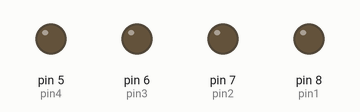
Bench run of a sketch on a simulated Arduino Uno, built with avr-gcc and run on an emulated ATmega328P. Parts: output pins drawn as LEDs (lit = HIGH).

Above: at 0.05 s.
At 0.45 s:
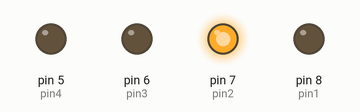
At 0.85 s:
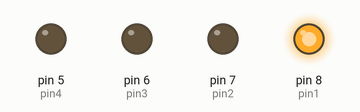
At 1.75 s:
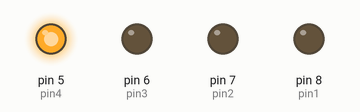
At 2.65 s:
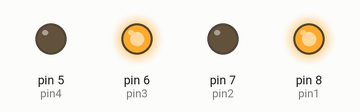
At 3.55 s:
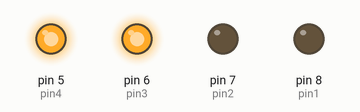
Timing chart, 0 to 3.9 s (numbered marks = the images above):
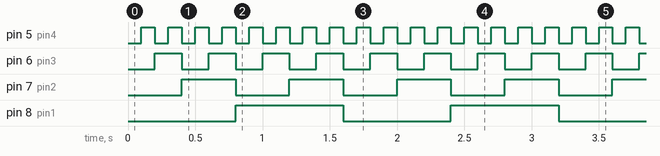

The sketch:

sketch_binary_counter.ino
```cpp
int pin1=8;
int pin2=7;
int pin3=6;
int pin4=5;
int delayT=100;


void setup() {
  // put your setup code here, to run once:
pinMode(pin1, OUTPUT);
pinMode(pin2, OUTPUT);
pinMode(pin3, OUTPUT);
pinMode(pin4, OUTPUT);


}

void loop() {
  // put your main code here, to run repeatedly:
digitalWrite(pin1, LOW);
digitalWrite(pin2, LOW);
digitalWrite(pin3, LOW);
digitalWrite(pin4, LOW);
delay(delayT);

digitalWrite(pin1, LOW);
digitalWrite(pin2, LOW);
digitalWrite(pin3, LOW);
digitalWrite(pin4, HIGH);
delay(delayT);

digitalWrite(pin1, LOW);
digitalWrite(pin2, LOW);
digitalWrite(pin3, HIGH);
digitalWrite(pin4, LOW);
delay(delayT);

digitalWrite(pin1, LOW);
digitalWrite(pin2, LOW);
digitalWrite(pin3, HIGH);
digitalWrite(pin4, HIGH);
delay(delayT);

digitalWrite(pin1, LOW);
digitalWrite(pin2, HIGH);
digitalWrite(pin3, LOW);
digitalWrite(pin4, LOW);
delay(delayT);

digitalWrite(pin1, LOW);
digitalWrite(pin2, HIGH);
digitalWrite(pin3, LOW);
digitalWrite(pin4, HIGH);
delay(delayT);

digitalWrite(pin1, LOW);
digitalWrite(pin2, HIGH);
digitalWrite(pin3, HIGH);
digitalWrite(pin4, LOW);
delay(delayT);

digitalWrite(pin1, LOW);
digitalWrite(pin2, HIGH);
digitalWrite(pin3, HIGH);
digitalWrite(pin4, HIGH);
delay(delayT);

digitalWrite(pin1, HIGH);
digitalWrite(pin2, LOW);
digitalWrite(pin3, LOW);
digitalWrite(pin4, LOW);
delay(delayT);

digitalWrite(pin1, HIGH);
digitalWrite(pin2, LOW);
digitalWrite(pin3, LOW);
digitalWrite(pin4, HIGH);
delay(delayT);

digitalWrite(pin1, HIGH);
digitalWrite(pin2, LOW);
digitalWrite(pin3, HIGH);
digitalWrite(pin4, LOW);
delay(delayT);

digitalWrite(pin1, HIGH);
digitalWrite(pin2, LOW);
digitalWrite(pin3, HIGH);
digitalWrite(pin4, HIGH);
delay(delayT);

digitalWrite(pin1, HIGH);
digitalWrite(pin2, HIGH);
digitalWrite(pin3, LOW);
digitalWrite(pin4, LOW);
delay(delayT);

digitalWrite(pin1, HIGH);
digitalWrite(pin2, HIGH);
digitalWrite(pin3, LOW);
digitalWrite(pin4, HIGH);
delay(delayT);

digitalWrite(pin1, HIGH);
digitalWrite(pin2, HIGH);
digitalWrite(pin3, HIGH);
digitalWrite(pin4, LOW);
delay(delayT);

digitalWrite(pin1, HIGH);
digitalWrite(pin2, HIGH);
digitalWrite(pin3, HIGH);
digitalWrite(pin4, HIGH);
delay(delayT);

}
```

Measured:
- by itself, pin 5 (pin4): alternates HIGH for 0.10 s and LOW for 0.10 s
- by itself, pin 6 (pin3): alternates HIGH for 0.20 s and LOW for 0.20 s
- by itself, pin 7 (pin2): alternates HIGH for 0.40 s and LOW for 0.40 s
- by itself, pin 8 (pin1): alternates HIGH for 0.80 s and LOW for 0.80 s
